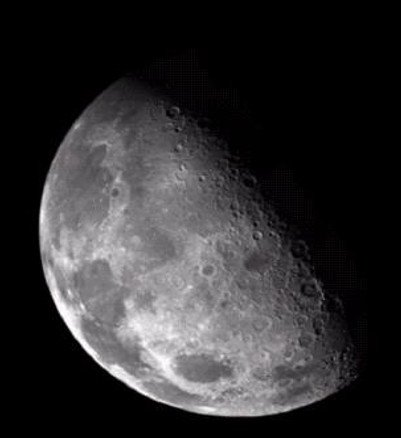
#> input picture Lab 7/moon.jpg, 401 x 438 px
$ jupyter execute --allow-errors 'Lab_7_(A)_Laplacian_Filter.ipynb'   (shell and % lines are left out)   (older library calls are emulated)
#> lines starting #> are read from the running program, lines starting #| are printed output that depends on the picture
# **Lab 7(A) - Laplacian Filter**

| Name | ID |
|:---|:---|
| Nawaf Mohammed Alghamdi | 2240007352 |

[cell 1]
import cv2
import numpy as np

from IPython.display import Image, display
from matplotlib import pyplot as plt

plt.rc('text', usetex=False)

## Apply Laplacian Filter on Image to get Sharp Image

[cell 2]
# ================ ( Laplacian Filter ) ===================


# 0. Image file path
imgFile = "moon.jpg"

# 1. Load image and convert to grayscale
img = cv2.cvtColor(cv2.imread(imgFile, cv2.IMREAD_COLOR), cv2.COLOR_BGR2RGB)

# 2. Manually define the Laplacian Kernel
# This is the standard 3x3 kernel that detects horizontal and vertical edges
manual_kernel = np.array([
    [0,  1,  0],
    [1, -4,  1],
    [0,  1,  0]
], dtype=np.float32)

# Alternative kernel: Detects diagonal edges as well
# manual_kernel = np.array([
#     [1,  1,  1],
#     [1, -8,  1],
#     [1,  1,  1]
# ], dtype=np.float32)

# 3. Apply the filter using filter2D
# -1 indicates the output image will have the same depth as the source
# However, for Laplacian, use cv2.CV_64F to avoid clipping negative values
laplacian_manual = cv2.filter2D(img, cv2.CV_64F, manual_kernel)
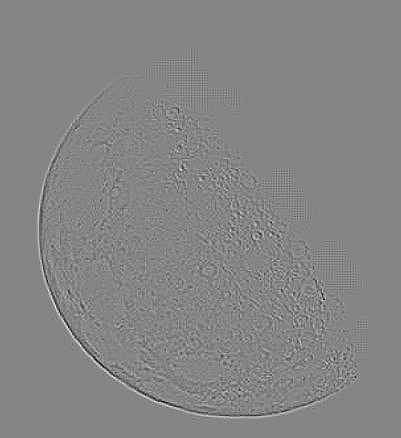
#> laplacian_manual: shape (438, 401, 3) float64; mean R, G, B 0, 0, 0; drawn with min black and max white

# 4. Take absolute value and convert back to 8-bit (0-255)
laplacian_abs = cv2.convertScaleAbs(laplacian_manual)
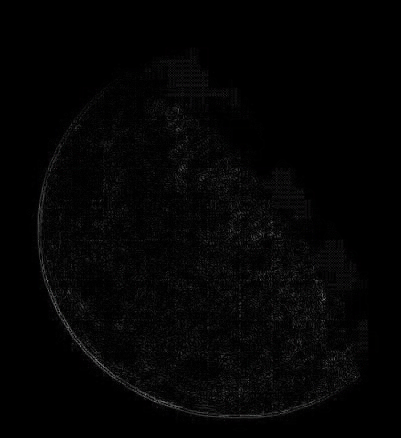
#> laplacian_abs: shape (438, 401, 3); mean R, G, B 4.1, 4.1, 4.1

laplacian_display = np.clip(0.5 + laplacian_manual / (2 * max(np.max(np.abs(laplacian_manual)), 1)), 0, 1)

finalImage = np.clip(img.astype(np.float64) - laplacian_manual, 0, 255).astype(np.uint8)

# 5. Display images
plt.figure(figsize=(12, 10))
#> (this line was passed over: IPython is not available in this run)
#> (the rest of this cell did not finish here and is left out)

[cell 3]
# ================== ( Laplacian Filter ) ===============

# 1. Optional: Apply Gaussian Blur to reduce noise
# This prevents the algorithm from picking up tiny details as edges
blurred = cv2.GaussianBlur(img, (3, 3), 0)

# 2. Apply the Laplacian Algorithm
# Use CV_64F to capture both positive and negative gradients (essential for edges)
laplacian = cv2.Laplacian(blurred, cv2.CV_64F)

# 3. Convert back to 8-bit image to view it properly
laplacian_8bit = cv2.convertScaleAbs(laplacian)

# 4. Adding Laplace and origianl Image
laplacian_display2 = np.clip(0.5 + laplacian / (2 * max(np.max(np.abs(laplacian)), 1)), 0, 1)

finalImage2 = np.clip(img.astype(np.float64) - laplacian, 0, 255).astype(np.uint8)

# 5. Display images
plt.figure(figsize=(12, 10))
#> (this line was passed over: IPython is not available in this run)
#> (the rest of this cell did not finish here and is left out)
